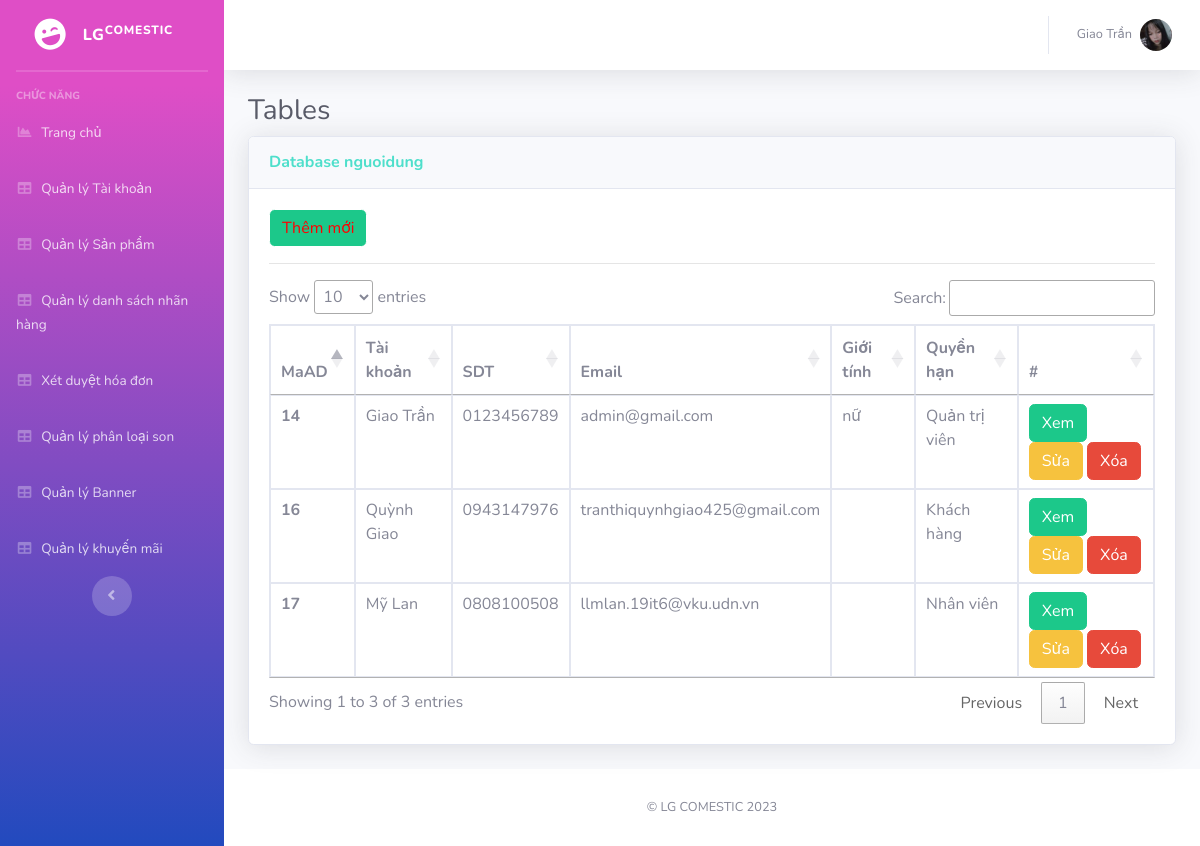
Screenshot of /Admin/index.php?mod=nguoidung (signed in) with the database file from the repository.
### tables this page shows
CREATE TABLE `nguoidung` (
  `MaND` int(11) NOT NULL,
  `Ho` varchar(20) NOT NULL,
  `Ten` varchar(20) NOT NULL,
  `GioiTinh` varchar(10) NOT NULL,
  `SDT` varchar(20) DEFAULT NULL,
  `Email` varchar(50) NOT NULL,
  `DiaChi` varchar(200) NOT NULL,
  `TaiKhoan` varchar(100) NOT NULL,
  `MatKhau` varchar(100) NOT NULL,
  `MaQuyen` int(11) NOT NULL,
  `TrangThai` int(11) NOT NULL
);

### Admin/MVC/controllers/NguoiDungController.php (called while the page is built, shortened)
<?php
class NguoiDungController
{
    var $nguoidung_model;
    public function __construct()
    {
        $this->nguoidung_model = new nguoidung();
    }
    public function list()
    {
        $data = $this->nguoidung_model->All();
        require_once("MVC/Views/Admin/index.php");
    }
}

### Admin/MVC/Models/connection.php (called while the page is built, shortened)
<?php
    class Connection{
        function __construct()
        {
            $severname ="localhost";
            $username ="root";
            $password ="";
            $db_name ="shopmypham";
            $this->conn = new mysqli($severname,$username,$password,$db_name);
        }
    }
?>

### Admin/MVC/Models/model.php (called while the page is built, shortened)
<?php
require_once("connection.php");
class Model
{
    var $table;
    var $contens;
    function __construct()
    {
        $conn_obj = new Connection();
        $this->conn = $conn_obj->conn;
    }
    function All()
    {
        $query = "select * from $this->table ORDER BY $this->contens DESC ";
        require("result.php");
        return $data;
    }
}

### Admin/MVC/Models/result.php (called while the page is built)
<?php
$result = $this->conn->query($query);
$data = array();
while ($row = $result->fetch_assoc()) {
    $data[] = $row;
}
?>

### Admin/MVC/Views/nguoidung/list.php (the view, shortened to what this page needs)
<?php if (isset($_SESSION['isLogin_Admin']) && $_SESSION['isLogin_Admin'] == true) { ?>
<a href="?mod=nguoidung&act=add" type="button" class="btn btn-primary">Thêm mới</a>
<?php } ?>
<hr>
<table class="table table-bordered" id="dataTable" width="100%" cellspacing="0">
  <thead>
    <tr>
      <th scope="col">MaAD</th>
      <th scope="col">Tài khoản</th>
      <th scope="col">SDT</th>
      <th scope="col">Email</th>
      <th scope="col">Giới tính</th>
      <th scope="col">Quyền hạn</th>
      <th>#</th>
    </tr>
  </thead>
  <tbody>
    <?php foreach ($data as $row) { ?>
      <tr>
        <th scope="row"><?= $row['MaND'] ?></th>
        <td><?= $row['TaiKhoan'] ?></td>
        <td><?= $row['SDT'] ?></td>
        <td><?= $row['Email'] ?></td>
        <td><?= $row['GioiTinh'] ?></td>
        <td>
          <?php
          if ($row['MaQuyen'] == 2) {
            echo 'Quản trị viên';
          } else {
            if ($row['MaQuyen'] == 1) {
              echo 'Khách hàng';
            } else {
              echo 'Nhân viên';
            }
          }
          ?>
        </td>
        <td>
          <a href="?mod=nguoidung&act=detail&id=<?= $row['MaND'] ?>" type="button" class="btn btn-success">Xem</a>
          <?php if (isset($_SESSION['isLogin_Admin']) && $_SESSION['isLogin_Admin'] == true) { ?>
          <a href="?mod=nguoidung&act=edit&id=<?= $row['MaND'] ?>" type="button" class="btn btn-warning">Sửa</a>
          <a href="?mod=nguoidung&act=delete&id=<?= $row['MaND'] ?>" onclick="return confirm('Bạn có thật sự muốn xóa ?');" type="button" class="btn btn-danger">Xóa</a>
          <?php }?>
        </td>
      </tr>
    <?php } ?>
  </tbody>
</table>

### rows the page displays
nguoidung: MaND "17", TaiKhoan "Mỹ Lan", SDT "0808100508", Email "llmlan.19it6@vku.udn.vn", shows "Nhân viên"
nguoidung: MaND "16", TaiKhoan "Quỳnh Giao", SDT "0943147976", Email "tranthiquynhgiao425@gmail.com", shows "Khách hàng"
nguoidung: MaND "14", TaiKhoan "Giao Trần", SDT "0123456789", Email "admin@gmail.com", GioiTinh "nữ", shows "Quản trị viên"

### other values shown
$_SESSION['login']['TaiKhoan'] "Giao Trần"
$mod "nguoidung"
